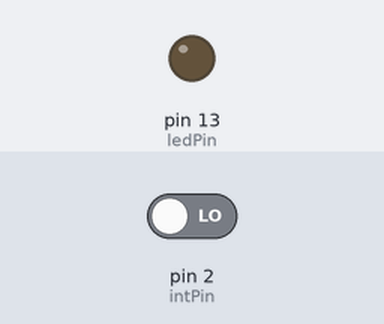
Bench run of a sketch on a simulated Arduino Uno, built with avr-gcc and run on an emulated ATmega328P. On the bench: output pins drawn as LEDs (lit = HIGH). Inputs (shaded band) come from the test bench; at power-on: pin 2 (intPin) LOW. What the sketch prints to the serial monitor is not drawn.

Above: at 1.2 s.
1.3 s: pin 2 (intPin) driven HIGH
At 2.4 s:
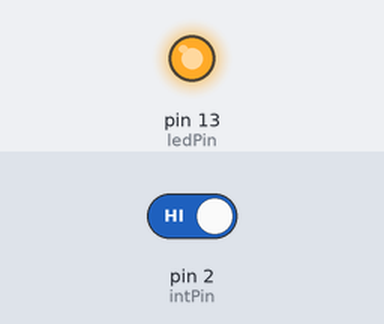
Timing chart, 0 to 4.3 s (numbered marks = the images above; inputs shaded):
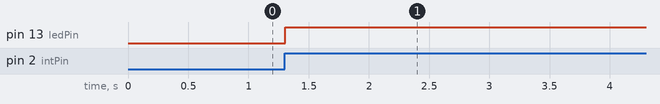

Measured:
- after the input at 1.3 s, pin 13 (ledPin): LOW → HIGH at once

The sketch:

inter_polling.ino
```cpp
const byte ledPin = 13;
const byte intPin = 2;

volatile byte ledStatus = LOW;
volatile byte switchStatus = LOW;

void setup() {
  // put your setup code here, to run once:
  Serial.begin(9600);
  pinMode(ledPin, OUTPUT);
  pinMode(intPin, INPUT);
  }

void loop() {
  Serial.println(ledStatus);
  digitalWrite(ledPin, ledStatus);
  if(digitalRead(intPin) == HIGH) {
    if(switchStatus == LOW) {
      switchStatus = HIGH;
      if(ledStatus == LOW) {
        blink();
      } else {
        blink();
      }
    }
  } else {
    switchStatus = LOW;
  }
}

void blink() {
  ledStatus = !ledStatus;
}
```
